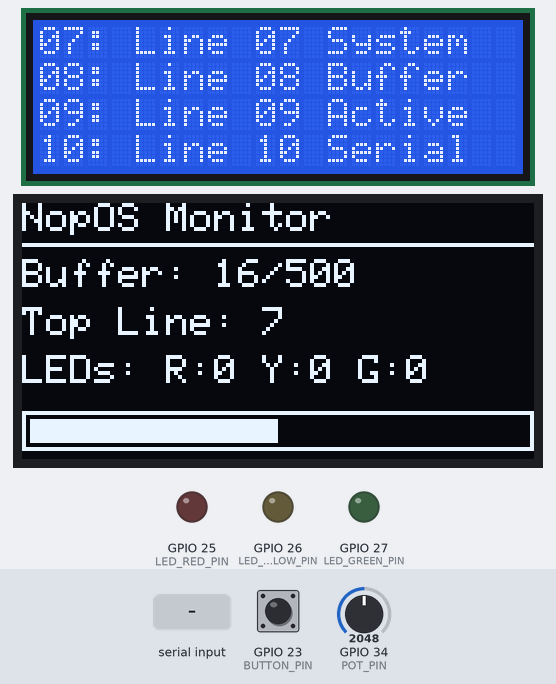
A sketch run on a simulated ESP32. Parts: 20×4 character LCD, 128×64 one-colour display, output pins drawn as LEDs (lit = HIGH). The test bench sets the inputs (shaded band); at power-on: GPIO 23 (BUTTON_PIN) HIGH, GPIO 34 (POT_PIN) = 2048. What the sketch prints to the serial monitor is not drawn.

Above: at 2.4 s.
2.5 s: "!R1\n" received over the second serial link
At 3.1 s:
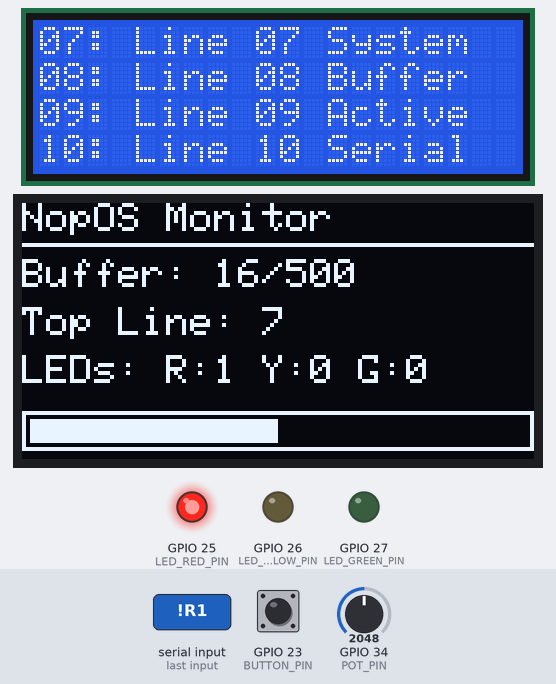
4.0 s: GPIO 23 (BUTTON_PIN) pulled LOW for 0.15 s
At 5.2 s:
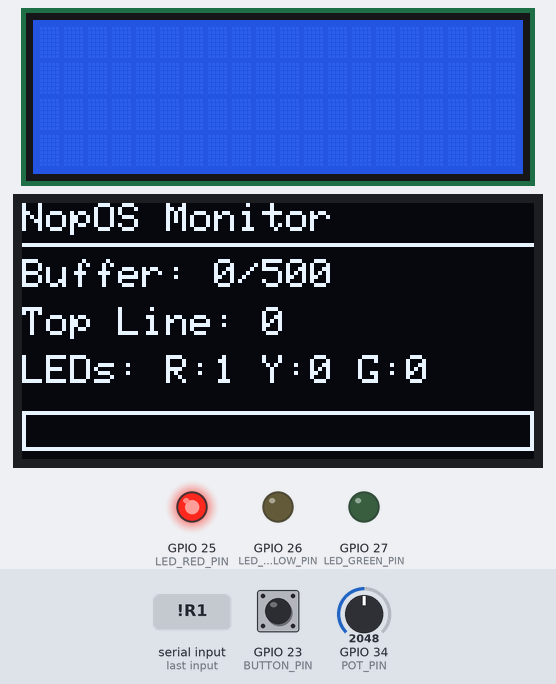
5.6 s: "!Y1\n" received over the second serial link
At 6.5 s:
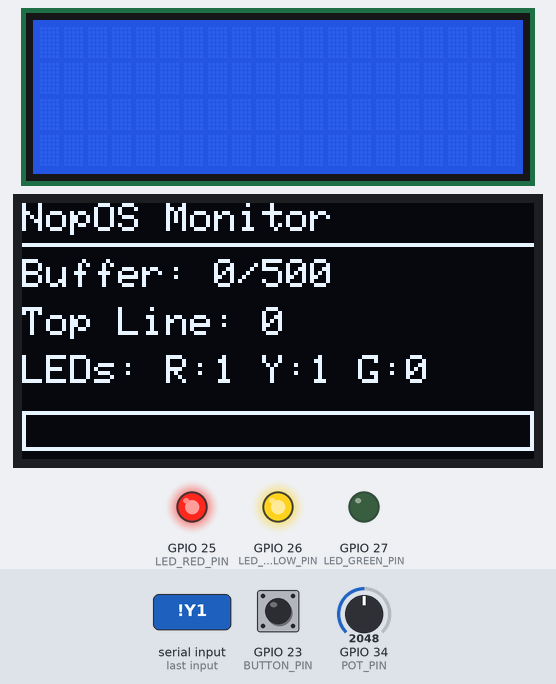
7.1 s: "!R0\n" received over the second serial link
At 8.3 s:
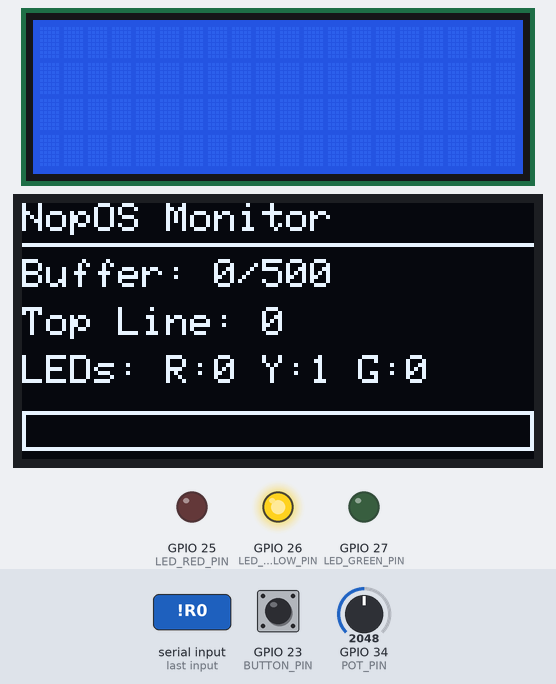
8.6 s: "!Y0\n" received over the second serial link
At 9.3 s:
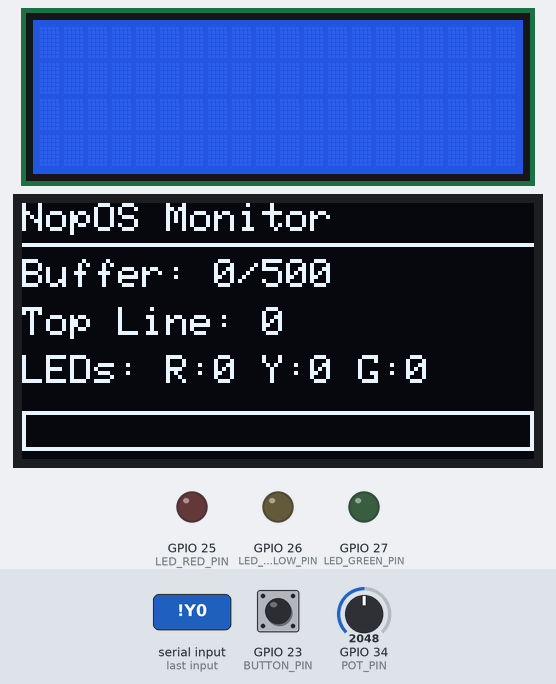
Timing chart, 0 to 11.1 s (numbered marks = the images above; inputs shaded):
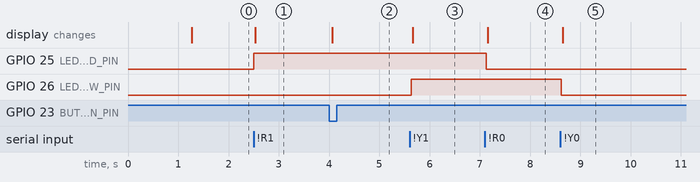

The sketch:

esp32.ino
```cpp
#include <Wire.h>
#include <LiquidCrystal_I2C.h>
#include <Adafruit_GFX.h>
#include <Adafruit_SSD1306.h>

#define SERIAL_RX 16
#define SERIAL_TX 17

#define LCD_SDA 21
#define LCD_SCL 22

#define LCD_ADDRESS 0x27
#define LCD_COLS 20
#define LCD_ROWS 4

#define OLED_WIDTH 128
#define OLED_HEIGHT 64
#define OLED_RESET -1
#define OLED_ADDRESS 0x3C

#define BAUD_RATE 115200

// Potentiometer
#define POT_PIN 34

// Push Button
#define BUTTON_PIN 23

// LEDs
#define LED_RED_PIN 25
#define LED_YELLOW_PIN 26
#define LED_GREEN_PIN 27

// ============================================================================
// MESSAGE BUFFER
// ============================================================================

// Number of lines retained in the scrollback buffer.
#define MAX_BUFFER_LINES 500

// LCD line width.
#define LINE_LENGTH 20

LiquidCrystal_I2C lcd(
    LCD_ADDRESS,
    LCD_COLS,
    LCD_ROWS
);

Adafruit_SSD1306 oled(
    OLED_WIDTH,
    OLED_HEIGHT,
    &Wire,
    OLED_RESET
);

bool oledFound = false;

HardwareSerial RS232(2);

// Circular scrollback buffer.
char msgBuffer[MAX_BUFFER_LINES][LINE_LENGTH + 1];

// Number of valid lines currently in the buffer.
int totalLines = 0;

// Index of the oldest line in the circular buffer.
int oldestLine = 0;

// Current line being written.
int currentWriteCol = 0;

// Potentiometer/display state.
int lastDisplayTopLine = -1;
int lastRawADC = -1;

// Command parser.
char cmdBuf[16];
int cmdIdx = 0;
bool parsingCmd = false;

// Button debounce.
unsigned long lastButtonPress = 0;


// ============================================================================
// BUFFER HELPERS
// ============================================================================

void clearBuffer()
{
    for (int i = 0; i < MAX_BUFFER_LINES; i++)
    {
        memset(msgBuffer[i], ' ', LINE_LENGTH);
        msgBuffer[i][LINE_LENGTH] = '\0';
    }

    totalLines = 0;
    oldestLine = 0;
    currentWriteCol = 0;

    lastDisplayTopLine = -1;
    lastRawADC = -1;

    lcd.clear();
}


// Return the physical buffer index for a logical line number.
//
// logicalLine:
//     0 = oldest retained line
//     1 = next line
//     ...
//
// This is important once the circular buffer wraps.
int getBufferIndex(int logicalLine)
{
    if (totalLines == 0)
        return 0;

    return (oldestLine + logicalLine) % MAX_BUFFER_LINES;
}


// Add a completely new line to the buffer.
void addNewLine()
{
    int newIndex;

    if (totalLines < MAX_BUFFER_LINES)
    {
        // Buffer isn't full yet.
        newIndex = (oldestLine + totalLines) % MAX_BUFFER_LINES;

        totalLines++;
    }
    else
    {
        // Buffer is full.
        //
        // Reuse the oldest line and move the oldest pointer forward.
        newIndex = oldestLine;

        oldestLine++;
        if (oldestLine >= MAX_BUFFER_LINES)
            oldestLine = 0;
    }

    memset(msgBuffer[newIndex], ' ', LINE_LENGTH);
    msgBuffer[newIndex][LINE_LENGTH] = '\0';

    currentWriteCol = 0;
}


// Append one character to the current line.
void appendCharToBuffer(char c)
{
    if (totalLines == 0)
    {
        addNewLine();
    }

    // Automatically wrap long strings at 20 characters.
    if (currentWriteCol >= LINE_LENGTH)
    {
        addNewLine();
    }

    int lineIdx = getBufferIndex(totalLines - 1);

    msgBuffer[lineIdx][currentWriteCol] = c;
    currentWriteCol++;
}


// ============================================================================
// OLED
// ============================================================================

void updateOLEDDisplay(bool rxActive = false)
{
    if (!oledFound)
        return;

    oled.clearDisplay();

    oled.setTextSize(1);
    oled.setTextColor(SSD1306_WHITE);

    // Header
    oled.setCursor(0, 0);
    oled.print("NopOS Monitor");

    if (rxActive)
    {
        oled.setCursor(92, 0);
        oled.print("[RX]");
    }

    oled.drawFastHLine(
        0,
        10,
        128,
        SSD1306_WHITE
    );

    // Buffer statistics
    oled.setCursor(0, 14);
    oled.print("Buffer: ");
    oled.print(totalLines);
    oled.print("/");
    oled.print(MAX_BUFFER_LINES);

    // Scroll position
    oled.setCursor(0, 26);
    oled.print("Top Line: ");

    if (lastDisplayTopLine >= 0)
        oled.print(lastDisplayTopLine + 1);
    else
        oled.print(0);

    // LED states
    oled.setCursor(0, 38);

    bool rOn = digitalRead(LED_RED_PIN);
    bool yOn = digitalRead(LED_YELLOW_PIN);
    bool gOn = digitalRead(LED_GREEN_PIN);

    oled.print("LEDs: R:");
    oled.print(rOn ? "1" : "0");

    oled.print(" Y:");
    oled.print(yOn ? "1" : "0");

    oled.print(" G:");
    oled.print(gOn ? "1" : "0");

    // Scroll progress bar
    int maxTopLine = totalLines - LCD_ROWS;

    int pct = 0;

    if (maxTopLine > 0 && lastDisplayTopLine >= 0)
    {
        pct = (lastDisplayTopLine * 100) / maxTopLine;

        if (pct > 100)
            pct = 100;
    }

    oled.drawRect(
        0,
        52,
        128,
        10,
        SSD1306_WHITE
    );

    int fillWidth = map(
        pct,
        0,
        100,
        0,
        124
    );

    if (fillWidth > 0)
    {
        oled.fillRect(
            2,
            54,
            fillWidth,
            6,
            SSD1306_WHITE
        );
    }

    oled.display();
}


// ============================================================================
// COMMAND PROCESSING
// ============================================================================

void processCommand(const char* cmd)
{
    if (strcmp(cmd, "!R1") == 0 ||
        strcmp(cmd, "!RED:ON") == 0)
    {
        digitalWrite(LED_RED_PIN, HIGH);
        Serial.println("[ESP32] RED LED ON");
    }
    else if (strcmp(cmd, "!R0") == 0 ||
             strcmp(cmd, "!RED:OFF") == 0)
    {
        digitalWrite(LED_RED_PIN, LOW);
        Serial.println("[ESP32] RED LED OFF");
    }
    else if (strcmp(cmd, "!Y1") == 0 ||
             strcmp(cmd, "!YELLOW:ON") == 0)
    {
        digitalWrite(LED_YELLOW_PIN, HIGH);
        Serial.println("[ESP32] YELLOW LED ON");
    }
    else if (strcmp(cmd, "!Y0") == 0 ||
             strcmp(cmd, "!YELLOW:OFF") == 0)
    {
        digitalWrite(LED_YELLOW_PIN, LOW);
        Serial.println("[ESP32] YELLOW LED OFF");
    }
    else if (strcmp(cmd, "!G1") == 0 ||
             strcmp(cmd, "!GREEN:ON") == 0)
    {
        digitalWrite(LED_GREEN_PIN, HIGH);
        Serial.println("[ESP32] GREEN LED ON");
    }
    else if (strcmp(cmd, "!G0") == 0 ||
             strcmp(cmd, "!GREEN:OFF") == 0)
    {
        digitalWrite(LED_GREEN_PIN, LOW);
        Serial.println("[ESP32] GREEN LED OFF");
    }
    else if (strcmp(cmd, "!CLEAR") == 0)
    {
        clearBuffer();
        Serial.println("[ESP32] BUFFER & LCD CLEARED");
    }

    updateOLEDDisplay();
}


// ============================================================================
// POTENTIOMETER
// ============================================================================

int readPotentiometerSmooth(int pin)
{
    long sum = 0;

    for (int i = 0; i < 16; i++)
    {
        sum += analogRead(pin);
    }

    return (int)(sum / 16);
}


// ============================================================================
// TEST DATA
// ============================================================================

void populateTestBuffer()
{
    clearBuffer();

    const char* sampleLines[] =
    {
        "01: NopOS Boot OK",
        "02: Testing Scroll",
        "03: Turn Pot (G34)",
        "04: Line 04 Hello",
        "05: Line 05 World",
        "06: Line 06 ESP32",
        "07: Line 07 System",
        "08: Line 08 Buffer",
        "09: Line 09 Active",
        "10: Line 10 Serial",
        "11: Line 11 115200",
        "12: Line 12 Ready",
        "13: Line 13 LED:R25",
        "14: Line 14 LED:Y26",
        "15: Line 15 LED:G27",
        "16: Line 16 BTN:C23"
    };

    int count =
        sizeof(sampleLines) /
        sizeof(sampleLines[0]);

    for (int i = 0; i < count; i++)
    {
        addNewLine();

        int lineIdx =
            getBufferIndex(totalLines - 1);

        strncpy(
            msgBuffer[lineIdx],
            sampleLines[i],
            LINE_LENGTH
        );

        int len = strlen(sampleLines[i]);

        for (int j = len; j < LINE_LENGTH; j++)
        {
            msgBuffer[lineIdx][j] = ' ';
        }

        msgBuffer[lineIdx][LINE_LENGTH] = '\0';
    }
}


// ============================================================================
// LCD
// ============================================================================

void updateLCDDisplay(bool forceRedraw = false)
{
    if (totalLines == 0)
    {
        updateOLEDDisplay();
        return;
    }

    int maxTopLine = totalLines - LCD_ROWS;

    if (maxTopLine < 0)
        maxTopLine = 0;

    // Read potentiometer.
    int adcVal =
        readPotentiometerSmooth(POT_PIN);

    // Hysteresis / deadband.
    if (!forceRedraw &&
        lastRawADC >= 0 &&
        abs(adcVal - lastRawADC) < 45 &&
        lastDisplayTopLine != -1)
    {
        adcVal = lastRawADC;
    }
    else
    {
        lastRawADC = adcVal;
    }

    // Convert potentiometer position to scroll position.
    int topLine =
        map(
            adcVal,
            0,
            4095,
            0,
            maxTopLine
        );

    topLine =
        constrain(
            topLine,
            0,
            maxTopLine
        );

    // Redraw only when necessary.
    if (topLine != lastDisplayTopLine ||
        forceRedraw)
    {
        lastDisplayTopLine = topLine;

        for (int r = 0; r < LCD_ROWS; r++)
        {
            int logicalLine =
                topLine + r;

            lcd.setCursor(0, r);

            if (logicalLine < totalLines)
            {
                int bufferIndex =
                    getBufferIndex(logicalLine);

                char lineText[LINE_LENGTH + 1];

                memcpy(
                    lineText,
                    msgBuffer[bufferIndex],
                    LINE_LENGTH
                );

                lineText[LINE_LENGTH] = '\0';

                lcd.print(lineText);
            }
            else
            {
                lcd.print("                    ");
            }
        }
    }

    updateOLEDDisplay();
}


// ============================================================================
// BUTTON
// ============================================================================

void checkButton()
{
    if (digitalRead(BUTTON_PIN) == LOW)
    {
        unsigned long now = millis();

        if (now - lastButtonPress > 250)
        {
            lastButtonPress = now;

            clearBuffer();

            updateOLEDDisplay();

            Serial.println(
                "[ESP32] Button Pressed -> "
                "LCD & Buffer Cleared!"
            );
        }
    }
}


// ============================================================================
// SETUP
// ============================================================================

void setup()
{
    // USB serial debug
    Serial.begin(115200);

    // Pins
    pinMode(POT_PIN, INPUT);
    pinMode(BUTTON_PIN, INPUT_PULLUP);

    pinMode(LED_RED_PIN, OUTPUT);
    pinMode(LED_YELLOW_PIN, OUTPUT);
    pinMode(LED_GREEN_PIN, OUTPUT);

    digitalWrite(LED_RED_PIN, LOW);
    digitalWrite(LED_YELLOW_PIN, LOW);
    digitalWrite(LED_GREEN_PIN, LOW);

    // Buffer
    clearBuffer();

    // I2C
    Wire.begin(
        LCD_SDA,
        LCD_SCL
    );

    // LCD
    lcd.init();
    lcd.backlight();
    lcd.clear();

    lcd.setCursor(0, 0);
    lcd.print("NopOS Serial RX");

    lcd.setCursor(0, 1);
    lcd.print("115200 8N1 (20x4)");

    // OLED
    if (oled.begin(
        SSD1306_SWITCHCAPVCC,
        OLED_ADDRESS))
    {
        oledFound = true;

        oled.clearDisplay();
        oled.setTextSize(1);
        oled.setTextColor(SSD1306_WHITE);

        oled.setCursor(0, 10);
        oled.println("NopOS System Dash");
        oled.println("OLED 0x3C Ready!");

        oled.display();
    }
    else
    {
        Serial.println(
            "[ESP32] Warning: "
            "SSD1306 OLED not found at 0x3C"
        );
    }

    // MAX3232 UART
    RS232.begin(
        BAUD_RATE,
        SERIAL_8N1,
        SERIAL_RX,
        SERIAL_TX
    );

    Serial.println(
        "NopOS serial receiver started"
    );

    Serial.println(
        "115200 8N1 "
        "(Scroll: POT34, "
        "Clear: BTN23, "
        "LEDs: R25, Y26, G27)"
    );

    delay(1000);

    lcd.clear();

    // Test data
    populateTestBuffer();

    updateLCDDisplay(true);
}


// ============================================================================
// MAIN LOOP
// ============================================================================

void loop()
{
    bool receivedNewData = false;

    checkButton();

    while (RS232.available())
    {
        char c = RS232.read();

        // Echo raw character to USB serial.
        Serial.write(c);


        // ====================================================================
        // COMMAND PARSER
        // ====================================================================

        if (c == '!')
        {
            parsingCmd = true;
            cmdIdx = 0;

            cmdBuf[cmdIdx++] = c;

            continue;
        }

        if (parsingCmd)
        {
            // Command terminators.
            //
            // A NUL terminates the command exactly like CR/LF,
            // and ALSO starts a new scroll-buffer row.
            if (c == '\r' ||
                c == '\n' ||
                c == ' ' ||
                c == '\0' ||
                cmdIdx >= 14)
            {
                cmdBuf[cmdIdx] = '\0';

                processCommand(cmdBuf);

                parsingCmd = false;
                cmdIdx = 0;

                // NUL means the complete string ended here.
                // Keep the next string on its own row.
                if (c == '\0')
                {
                    addNewLine();
                    receivedNewData = true;
                }

                continue;
            }

            cmdBuf[cmdIdx++] = c;

            continue;
        }


        // ====================================================================
        // FORM FEED
        // ====================================================================

        if (c == '\f')
        {
            clearBuffer();

            receivedNewData = true;

            continue;
        }


        // ====================================================================
        // CARRIAGE RETURN
        // ====================================================================

        if (c == '\r')
        {
            continue;
        }


        // ====================================================================
        // NEWLINE
        // ====================================================================

        if (c == '\n')
        {
            addNewLine();

            receivedNewData = true;

            continue;
        }


        // ====================================================================
        // NUL STRING TERMINATOR
        // ====================================================================
        //
        // This is the important change.
        //
        // Input:
        //
        //     "HELLO\0WORLD\0TEST\0"
        //
        // becomes:
        //
        //     HELLO
        //     WORLD
        //     TEST
        //
        // Each NUL terminates the current string and creates
        // the next scroll-buffer row.

        if (c == '\0')
        {
            addNewLine();

            receivedNewData = true;

            continue;
        }


        // ====================================================================
        // NORMAL CHARACTER
        // ====================================================================

        appendCharToBuffer(c);

        receivedNewData = true;
    }


    // Update LCD/OLED.
    updateLCDDisplay(receivedNewData);

    delay(10);
}
```

Measured:
- after the input at 2.5 s, GPIO 25 (LED_RED_PIN): LOW → HIGH at once; the display: changes at once (image 1)
- after the input at 4.0 s, the display: changes after 0.06 s (image 2)
- after the input at 5.6 s, GPIO 26 (LED_YELLOW_PIN): LOW → HIGH at once; the display: changes after 0.06 s (image 3)
- after the input at 7.1 s, GPIO 25 (LED_RED_PIN): HIGH → LOW at once; the display: changes after 0.05 s (image 4)
- after the input at 8.6 s, GPIO 26 (LED_YELLOW_PIN): HIGH → LOW at once; the display: changes at once (image 5)
